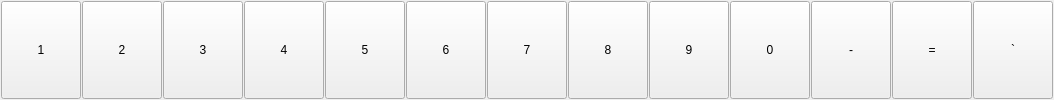
       <widget class="QFrame" name="frame">
        <property name="minimumSize">
         <size>
          <width>1</width>
          <height>0</height>
         </size>
        </property>
        <property name="frameShape">
         <enum>QFrame::NoFrame</enum>
        </property>
        <property name="frameShadow">
         <enum>QFrame::Raised</enum>
        </property>
        <layout class="QGridLayout" name="gridLayout" rowstretch="0" columnstretch="0,0,0,0,0,0,0,0,0,0,0,0,0">
         <property name="leftMargin">
          <number>1</number>
         </property>
         <property name="topMargin">
          <number>1</number>
         </property>
         <property name="rightMargin">
          <number>1</number>
         </property>
         <property name="bottomMargin">
          <number>1</number>
         </property>
         <property name="horizontalSpacing">
          <number>1</number>
         </property>
         <property name="verticalSpacing">
          <number>6</number>
         </property>
         <item row="0" column="1">
          <widget class="QPushButton" name="bn2">
           <property name="sizePolicy">
            <sizepolicy hsizetype="Preferred" vsizetype="Preferred">
             <horstretch>0</horstretch>
             <verstretch>0</verstretch>
            </sizepolicy>
           </property>
           <property name="minimumSize">
            <size>
             <width>1</width>
             <height>1</height>
            </size>
           </property>
           <property name="maximumSize">
            <size>
             <width>16777215</width>
             <height>16777215</height>
            </size>
           </property>
           <property name="font">
            <font>
             <kerning>true</kerning>
            </font>
           </property>
           <property name="text">
            <string>2</string>
           </property>
           <property name="iconSize">
            <size>
             <width>16</width>
             <height>16</height>
            </size>
           </property>
           <property name="flat">
            <bool>false</bool>
           </property>
          </widget>
         </item>
         <item row="0" column="11">
          <widget class="QPushButton" name="bnEqual">
           <property name="sizePolicy">
            <sizepolicy hsizetype="Preferred" vsizetype="Preferred">
             <horstretch>0</horstretch>
             <verstretch>0</verstretch>
            </sizepolicy>
           </property>
           <property name="minimumSize">
            <size>
             <width>1</width>
             <height>1</height>
            </size>
           </property>
           <property name="maximumSize">
            <size>
             <width>16777215</width>
             <height>16777215</height>
            </size>
           </property>
           <property name="font">
            <font>
             <kerning>true</kerning>
            </font>
           </property>
           <property name="text">
            <string>=</string>
           </property>
           <property name="iconSize">
            <size>
             <width>16</width>
             <height>16</height>
            </size>
           </property>
           <property name="flat">
            <bool>false</bool>
           </property>
          </widget>
         </item>
         <item row="0" column="2">
          <widget class="QPushButton" name="bn3">
           <property name="sizePolicy">
            <sizepolicy hsizetype="Preferred" vsizetype="Preferred">
             <horstretch>0</horstretch>
             <verstretch>0</verstretch>
            </sizepolicy>
           </property>
           <property name="minimumSize">
            <size>
             <width>1</width>
             <height>1</height>
            </size>
           </property>
           <property name="maximumSize">
            <size>
             <width>16777215</width>
             <height>16777215</height>
            </size>
           </property>
           <property name="font">
            <font>
             <kerning>true</kerning>
            </font>
           </property>
           <property name="text">
            <string>3</string>
           </property>
           <property name="iconSize">
            <size>
             <width>16</width>
             <height>16</height>
            </size>
           </property>
           <property name="flat">
            <bool>false</bool>
           </property>
          </widget>
         </item>
         <item row="0" column="3">
          <widget class="QPushButton" name="bn4">
           <property name="sizePolicy">
            <sizepolicy hsizetype="Preferred" vsizetype="Preferred">
             <horstretch>0</horstretch>
             <verstretch>0</verstretch>
            </sizepolicy>
           </property>
           <property name="minimumSize">
            <size>
             <width>1</width>
             <height>1</height>
            </size>
           </property>
           <property name="maximumSize">
            <size>
             <width>16777215</width>
             <height>16777215</height>
            </size>
           </property>
           <property name="font">
            <font>
             <kerning>true</kerning>
            </font>
           </property>
           <property name="text">
            <string>4</string>
           </property>
           <property name="iconSize">
            <size>
             <width>16</width>
             <height>16</height>
            </size>
           </property>
           <property name="flat">
            <bool>false</bool>
           </property>
          </widget>
         </item>
         <item row="0" column="4">
          <widget class="QPushButton" name="bn5">
           <property name="sizePolicy">
            <sizepolicy hsizetype="Preferred" vsizetype="Preferred">
             <horstretch>0</horstretch>
             <verstretch>0</verstretch>
            </sizepolicy>
           </property>
           <property name="minimumSize">
            <size>
             <width>1</width>
             <height>1</height>
            </size>
           </property>
           <property name="maximumSize">
            <size>
             <width>16777215</width>
             <height>16777215</height>
            </size>
           </property>
           <property name="font">
            <font>
             <kerning>true</kerning>
            </font>
           </property>
           <property name="text">
            <string>5</string>
           </property>
           <property name="iconSize">
            <size>
             <width>16</width>
             <height>16</height>
            </size>
           </property>
           <property name="flat">
            <bool>false</bool>
           </property>
          </widget>
         </item>
         <item row="0" column="5">
          <widget class="QPushButton" name="bn6">
           <property name="sizePolicy">
            <sizepolicy hsizetype="Preferred" vsizetype="Preferred">
             <horstretch>0</horstretch>
             <verstretch>0</verstretch>
            </sizepolicy>
           </property>
           <property name="minimumSize">
            <size>
             <width>1</width>
             <height>1</height>
            </size>
           </property>
           <property name="maximumSize">
            <size>
             <width>16777215</width>
             <height>16777215</height>
            </size>
           </property>
           <property name="font">
            <font>
             <kerning>true</kerning>
            </font>
           </property>
           <property name="text">
            <string>6</string>
           </property>
           <property name="iconSize">
            <size>
             <width>16</width>
             <height>16</height>
            </size>
           </property>
           <property name="flat">
            <bool>false</bool>
           </property>
          </widget>
         </item>
         <item row="0" column="6">
          <widget class="QPushButton" name="bn7">
           <property name="sizePolicy">
            <sizepolicy hsizetype="Preferred" vsizetype="Preferred">
             <horstretch>0</horstretch>
             <verstretch>0</verstretch>
            </sizepolicy>
           </property>
           <property name="minimumSize">
            <size>
             <width>1</width>
             <height>1</height>
            </size>
           </property>
           <property name="maximumSize">
            <size>
             <width>16777215</width>
             <height>16777215</height>
            </size>
           </property>
           <property name="font">
            <font>
             <kerning>true</kerning>
            </font>
           </property>
           <property name="text">
            <string>7</string>
           </property>
           <property name="iconSize">
            <size>
             <width>16</width>
             <height>16</height>
            </size>
           </property>
           <property name="flat">
            <bool>false</bool>
           </property>
          </widget>
         </item>
         <item row="0" column="7">
          <widget class="QPushButton" name="bn8">
           <property name="sizePolicy">
            <sizepolicy hsizetype="Preferred" vsizetype="Preferred">
             <horstretch>0</horstretch>
             <verstretch>0</verstretch>
            </sizepolicy>
           </property>
           <property name="minimumSize">
            <size>
             <width>1</width>
             <height>1</height>
            </size>
           </property>
           <property name="maximumSize">
            <size>
             <width>16777215</width>
             <height>16777215</height>
            </size>
           </property>
           <property name="font">
            <font>
             <kerning>true</kerning>
            </font>
           </property>
           <property name="text">
            <string>8</string>
           </property>
           <property name="iconSize">
            <size>
             <width>16</width>
             <height>16</height>
            </size>
           </property>
           <property name="flat">
            <bool>false</bool>
           </property>
          </widget>
         </item>
         <item row="0" column="0">
          <widget class="QPushButton" name="bn1">
           <property name="sizePolicy">
            <sizepolicy hsizetype="Preferred" vsizetype="Preferred">
             <horstretch>0</horstretch>
             <verstretch>0</verstretch>
            </sizepolicy>
           </property>
           <property name="minimumSize">
            <size>
             <width>1</width>
             <height>1</height>
            </size>
           </property>
           <property name="maximumSize">
            <size>
             <width>16777215</width>
             <height>16777215</height>
            </size>
           </property>
           <property name="font">
            <font>
             <kerning>true</kerning>
            </font>
           </property>
           <property name="text">
            <string>1</string>
           </property>
           <property name="iconSize">
            <size>
             <width>16</width>
             <height>16</height>
            </size>
           </property>
           <property name="flat">
            <bool>false</bool>
           </property>
          </widget>
         </item>
         <item row="0" column="9">
          <widget class="QPushButton" name="bn0">
           <property name="sizePolicy">
            <sizepolicy hsizetype="Preferred" vsizetype="Preferred">
             <horstretch>0</horstretch>
             <verstretch>0</verstretch>
            </sizepolicy>
           </property>
           <property name="minimumSize">
            <size>
             <width>1</width>
             <height>1</height>
            </size>
           </property>
           <property name="maximumSize">
            <size>
             <width>16777215</width>
             <height>16777215</height>
            </size>
           </property>
           <property name="font">
            <font>
             <kerning>true</kerning>
            </font>
           </property>
           <property name="text">
            <string>0</string>
           </property>
           <property name="iconSize">
            <size>
             <width>16</width>
             <height>16</height>
            </size>
           </property>
           <property name="flat">
            <bool>false</bool>
           </property>
          </widget>
         </item>
         <item row="0" column="8">
          <widget class="QPushButton" name="bn9">
           <property name="sizePolicy">
            <sizepolicy hsizetype="Preferred" vsizetype="Preferred">
             <horstretch>0</horstretch>
             <verstretch>0</verstretch>
            </sizepolicy>
           </property>
           <property name="minimumSize">
            <size>
             <width>1</width>
             <height>1</height>
            </size>
           </property>
           <property name="maximumSize">
            <size>
             <width>16777215</width>
             <height>16777215</height>
            </size>
           </property>
           <property name="font">
            <font>
             <kerning>true</kerning>
            </font>
           </property>
           <property name="text">
            <string>9</string>
           </property>
           <property name="iconSize">
            <size>
             <width>16</width>
             <height>16</height>
            </size>
           </property>
           <property name="flat">
            <bool>false</bool>
           </property>
          </widget>
         </item>
         <item row="0" column="10">
          <widget class="QPushButton" name="bnMinus">
           <property name="sizePolicy">
            <sizepolicy hsizetype="Preferred" vsizetype="Preferred">
             <horstretch>0</horstretch>
             <verstretch>0</verstretch>
            </sizepolicy>
           </property>
           <property name="minimumSize">
            <size>
             <width>1</width>
             <height>1</height>
            </size>
           </property>
           <property name="maximumSize">
            <size>
             <width>16777215</width>
             <height>16777215</height>
            </size>
           </property>
           <property name="font">
            <font>
             <kerning>true</kerning>
            </font>
           </property>
           <property name="text">
            <string>-</string>
           </property>
           <property name="iconSize">
            <size>
             <width>16</width>
             <height>16</height>
            </size>
           </property>
           <property name="flat">
            <bool>false</bool>
           </property>
          </widget>
         </item>
         <item row="0" column="12">
          <widget class="QPushButton" name="bnTilde">
           <property name="sizePolicy">
            <sizepolicy hsizetype="Preferred" vsizetype="Preferred">
             <horstretch>0</horstretch>
             <verstretch>0</verstretch>
            </sizepolicy>
           </property>
           <property name="minimumSize">
            <size>
             <width>1</width>
             <height>1</height>
            </size>
           </property>
           <property name="maximumSize">
            <size>
             <width>16777215</width>
             <height>16777215</height>
            </size>
           </property>
           <property name="font">
            <font>
             <kerning>true</kerning>
            </font>
           </property>
           <property name="text">
            <string>`</string>
           </property>
           <property name="iconSize">
            <size>
             <width>16</width>
             <height>16</height>
            </size>
           </property>
           <property name="flat">
            <bool>false</bool>
           </property>
          </widget>
         </item>
        </layout>
       </widget>
